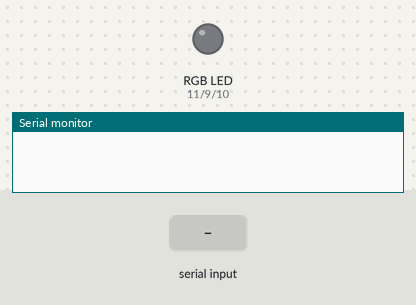
This sketch was run on a simulated Arduino Uno, built with avr-gcc and run on an emulated ATmega328P. Parts: an RGB LED mixed from three pins (HIGH = lit), the last lines printed to the serial monitor. The test bench sets the inputs (shaded band). Dim RGB values are drawn brighter than linear.

Above: at 1.2 s.
1.3 s: "R" received over Serial
At 1.45 s:
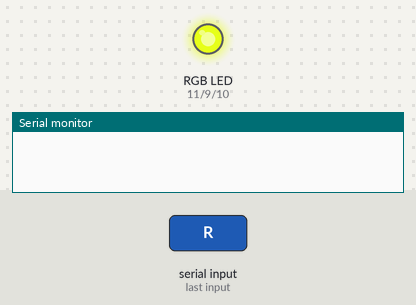
At 2.05 s:
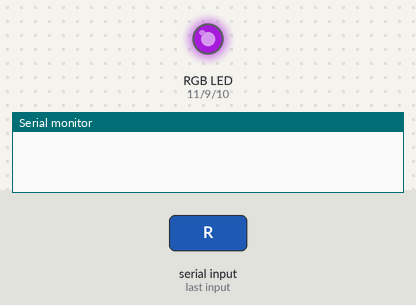
4.3 s: "R" received over Serial
At 4.75 s:
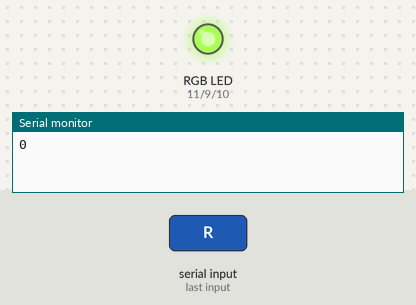
Timing chart, 0 to 7.3 s (numbered marks = the images above; inputs shaded):
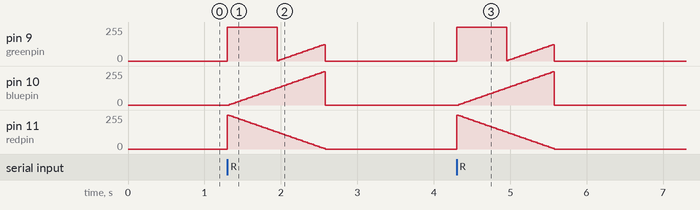

Measured:
- after the input at 1.3 s, pin 10 (bluepin): rises from 0/255 to 250/255 in 1.2 s, then falls to 0/255 in 0.03 s
- after the input at 4.3 s, pin 10 (bluepin): rises from 0/255 to 250/255 in 1.2 s, then falls to 0/255 in 0.03 s

The sketch:

sketch_oct11a_rgb_led.ino
```cpp
int redpin = 11; //select the pin for the red LED
int bluepin =10;// select the pin for the blue LED
int greenpin =9; // select the pin for the green LED
int val;

void setup() {
    pinMode(redpin, OUTPUT);
    pinMode(bluepin, OUTPUT);
    pinMode(greenpin, OUTPUT);
    Serial.begin(9600);
}

void loop() {
    if(Serial.read()=='R') {
        for(val=255; val>0; val-=5) {
            analogWrite(11, val);
            analogWrite(10, 255-val);
            analogWrite(9, 128-val);
            delay(25);
        }
        Serial.println(val, DEC);
        digitalWrite(11, LOW);
        digitalWrite(10, LOW);
        digitalWrite(9, LOW);
    }
}
```
